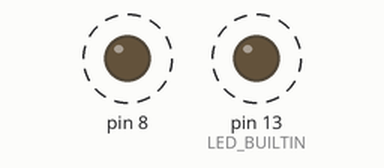
Simulated run of this sketch. Board: Arduino Uno, built with avr-gcc and run on an emulated ATmega328P. On the bench: output pins drawn as LEDs (lit = HIGH). Dashed ring = blinking.

Above: at 0.05 s.
Timing chart, 0 to 3.0 s (numbered marks = the images above):
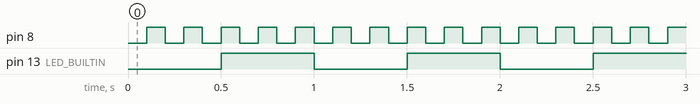

The sketch:

c0_blinker.ino
```cpp
class Blinker {
public:                                           // anyone can call these
  Blinker(uint8_t pin, uint32_t half_period_ms)   // constructor: runs when the object is created
    : pin_(pin), half_period_ms_(half_period_ms)  // initializer list: sets the members
  {}

  void begin();  // declared here, defined below
  void update(uint32_t now_ms);
  bool isOn() const {
    return on_;
  }  // 'const' = promises not to change the object

private:         // only the class's own functions can touch these
  uint8_t pin_;  // trailing _ marks a member (just a convention)
  uint32_t half_period_ms_;
  uint32_t last_toggle_ms_ = 0;  // default value
  bool on_ = false;
};

void Blinker::begin() {  // "Blinker::" = this is Blinker's begin()
  pinMode(pin_, OUTPUT);
}

void Blinker::update(uint32_t now_ms) {
  // if half_period_ms_ has passed since the last toggle,
  // flip on_, write it to the pin, and remember when you did it.
  if (now_ms - last_toggle_ms_ >= half_period_ms_) {
    on_ = !on_;
    last_toggle_ms_ = now_ms;
    digitalWrite(pin_, on_);
    // Serial.println(last_toggle_ms_);     // temporarily
  }
}

Blinker slow(LED_BUILTIN, 500);  // two objects, same blueprint, independent state
Blinker fast(8, 100);            // LED + 220 Ohm resistor on pin 8

void setup() {
  slow.begin();
  fast.begin();
  // Serial.begin(9600);
}

void loop() {
  uint32_t now = millis();
  slow.update(now);
  fast.update(now);
}
```

Measured:
- by itself, pin 8: alternates HIGH for 0.10 s and LOW for 0.10 s
- by itself, pin 13 (LED_BUILTIN): alternates HIGH for 0.50 s and LOW for 0.50 s
